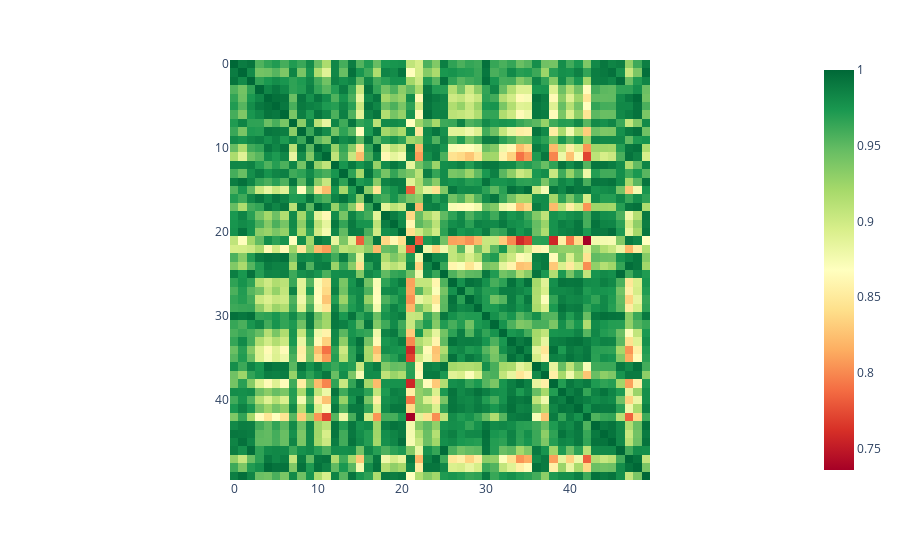

The code cell stored with this chart in its notebook:
### Code cell
print(similarities.shape)
similarities = similarities.round(5)
print(f'Min value: {similarities.min()}')
print(f'Max value: {similarities.max()}')
df_similarities = pd.DataFrame(similarities)
df_similarities.to_csv('../data/similarity_data_mdirectors.csv', index=False)
fig = px.imshow(similarities, color_continuous_scale='RdYlGn')
fig.show()

### Figure 1 — Plotly figure (JSON) as saved in the notebook; plotly's stock layout.template omitted (floating-point values rounded to 4 significant figures; data arrays with more than 128 entries replaced by an {"elided": "..."} marker saying what was removed)
{"data": [{"coloraxis": "coloraxis", "hovertemplate": "x: %{x}<br>y: %{y}<br>color: %{z}<extra></extra>", "name": "0", "type": "heatmap", "xaxis": "x", "yaxis": "y", "z": {"elided": "50x50 float values"}}], "layout": {"coloraxis": {"colorscale": [[0, "rgb(165,0,38)"], [0.1, "rgb(215,48,39)"], [0.2, "rgb(244,109,67)"], [0.3, "rgb(253,174,97)"], [0.4, "rgb(254,224,139)"], [0.5, "rgb(255,255,191)"], [0.6, "rgb(217,239,139)"], [0.7, "rgb(166,217,106)"], [0.8, "rgb(102,189,99)"], [0.9, "rgb(26,152,80)"], [1, "rgb(0,104,55)"]]}, "margin": {"t": 60}, "xaxis": {"anchor": "y", "constrain": "domain", "domain": [0, 1], "scaleanchor": "y"}, "yaxis": {"anchor": "x", "autorange": "reversed", "constrain": "domain", "domain": [0, 1]}}}
